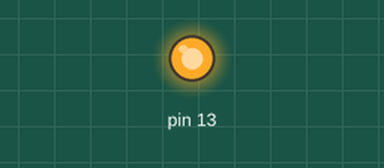
A sketch run on a simulated Arduino Uno, built with avr-gcc and run on an emulated ATmega328P. Parts: output pins drawn as LEDs (lit = HIGH). What the sketch prints to the serial monitor is not drawn.

Above: at 0.2 s.
At 50.9 s:
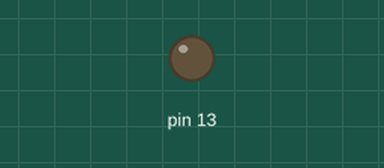
Timing chart, 0 to 51.7 s (numbered marks = the images above):
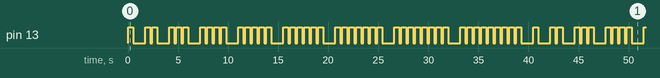

Measured:
- by itself, pin 13: moves between LOW and HIGH, repeating every 39.8 s
- by itself, everything shown: repeats every 39.8 s, in 88 steps

The sketch:

myBlinkWithFunction.ino
```cpp
void setup() {
 Serial.begin(9600);
 Serial.println("Start");
 pinMode(13, OUTPUT);
}

void loop() {
  for (int i = 1; i<10; i++) {
    for (int j = 1; j<=i; j++){
        blink(500);
    }
    delay(1000);
  }

}


void blink(int l) {
    digitalWrite(13, HIGH);
    delay(l);
    digitalWrite(13, LOW);
    delay(l-300);
}
```
